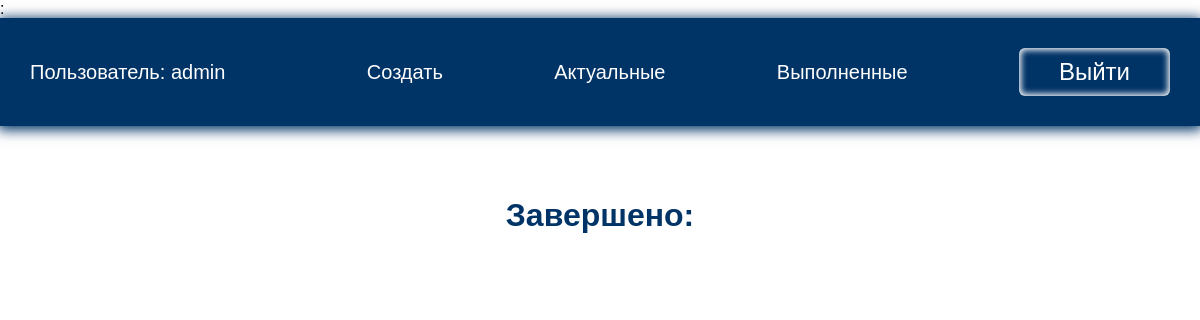
Page /completed/ (signed in) on the earlier database version.
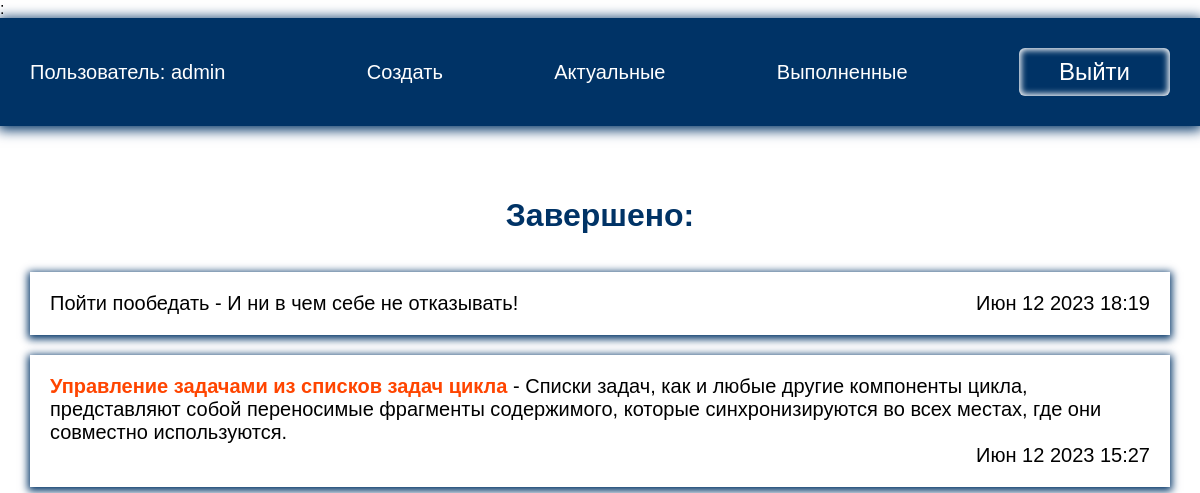
Same page on the later database version.
### todo/models.py (models this page shows, shortened)
class Todo(models.Model):
    title = models.CharField(max_length=100)
    memo = models.TextField(blank=True)
    created = models.DateTimeField(auto_now_add=True)
    date_completed = models.DateTimeField(blank=True, null=True)
    important = models.BooleanField(default=False)
    user = models.ForeignKey(User, on_delete=models.CASCADE)

### todo/views.py (the view)
# urls.py: path('completed/', views.completedtodos, name='completedtodos'),
@login_required
def completedtodos(request):
    todos = Todo.objects.filter(user=request.user, date_completed__isnull=False).order_by('-date_completed')
    return render(request, 'todo/completedtodos.html', {'todos': todos})

### todo/templates/todo/completedtodos.html
{% extends 'todo/base.html' %}
{% block content %}
<h1>Завершено:</h1>
<ul>
    {% for todo in todos%}
    <li>
        <a href="{% url 'viewtodo' todo.id %}">
            <div class="left">
                {% if todo.important %}
                <b>{{ todo.title }}</b>
                {% else %}
                {{ todo.title }}
                {% endif %}
                {% if todo.memo %}
                - {{ todo.memo }}
                {% endif %}
            </div>
            <div class="right">
                {{ todo.date_completed|date:'M j Y H:i' }}
            </div>
        </a>
    </li>
    {% endfor %}
</ul>
{% endblock %}

### todo/templates/todo/base.html (shortened to what this page needs)
<!DOCTYPE html>
{% load static %}
<html lang="en">
<head>
    <link rel="stylesheet" href="{% static 'css/style.css' %}">
</head>
<body>
{% if user.is_authenticated %}:
<div class="menu">
    <div class="wrap">
        <ul>
            <li class="logo">Пользователь: {{ user.username }}</li>
            <li><a href="{% url 'createtodo' %}">Создать</a></li>
            <li><a href="{% url 'currenttodos' %}">Актуальные</a></li>
            <li><a href="{% url 'completedtodos' %}">Выполненные</a></li>
            <li>
                <form action="{% url 'logoutuser' %}" method="post">
                    <button class="top">Выйти</button>
                </form>
            </li>
        </ul>
    </div>
</div>
{% endif %}
<div class="content">
    <div class="wrap">
        {% block content %}
        {% endblock %}
    </div>
</div>
</body>
</html>

### todo/static/css/style.css (style rules this page uses)
body { padding: 0; margin: 0; font-family: Arial, Helvetica, sans-serif; }
.wrap { max-width: 1200px; margin: 0 auto; padding: 10px 30px; box-sizing: border-box; }
.menu { background-color: #003366; box-shadow: 0 2px 12px 2px #003366; }
ul { list-style: none; padding: 0; }
.menu a { color: #fff; }
.menu ul { display: flex; justify-content: space-between; align-items: center; font-size: 20px; }
.menu .logo { color: #fff; margin-right: 30px; }
a { text-decoration: none; }
.content .wrap { display: flex; flex-direction: column; align-items: center; justify-content: center; margin-top: 40px; }
h1, h2 { color: #003366; }
button { border-radius: 6px; box-shadow: inset 0 0 6px 2px #fff; padding: 10px 40px; margin-top: 40px; font-size: 24px; cursor: pointer; }
.top { padding: 4px 24x; margin-top: 0; background: transparent; border: navajowhite; color: #fff; }
.content li { box-shadow: 0 2px 8px 2px #003366; margin-bottom: 20px; font-size: 20px; }
.content a { color: #000; display: block; padding: 20px; }
a b { color: orangered; }
.left { float: left; }
.right { text-align: right; }

Differences in the rows shown:
added Todo: title "Пойти пообедать", memo "И ни в чем себе не отказывать!", date_completed "Июн 12 2023 18:19"
added Todo: title "Управление задачами из списков задач цикла", memo "Списки задач, как и любые другие компоненты цикла, представляют собой переносимые фрагменты содержимого, которые синхронизируются во всех местах, где они совместно используются.", date_completed "Июн 12 2023 15:27"
